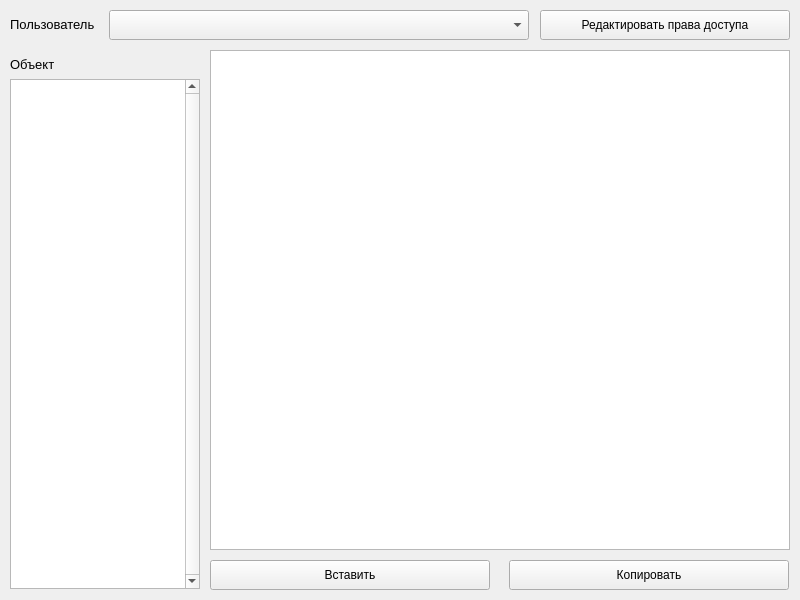
<?xml version="1.0" encoding="UTF-8"?>
<ui version="4.0">
 <class>MainWindow</class>
 <widget class="QMainWindow" name="MainWindow">
  <property name="geometry">
   <rect>
    <x>0</x>
    <y>0</y>
    <width>800</width>
    <height>600</height>
   </rect>
  </property>
  <property name="windowTitle">
   <string>MainWindow</string>
  </property>
  <widget class="QWidget" name="centralwidget">
   <widget class="QStackedWidget" name="stackedWidget">
    <property name="geometry">
     <rect>
      <x>0</x>
      <y>0</y>
      <width>800</width>
      <height>600</height>
     </rect>
    </property>
    <widget class="QWidget" name="page_main">
     <widget class="QComboBox" name="user_box">
      <property name="geometry">
       <rect>
        <x>109</x>
        <y>10</y>
        <width>420</width>
        <height>30</height>
       </rect>
      </property>
     </widget>
     <widget class="QPushButton" name="admin_button">
      <property name="geometry">
       <rect>
        <x>540</x>
        <y>10</y>
        <width>250</width>
        <height>30</height>
       </rect>
      </property>
      <property name="sizePolicy">
       <sizepolicy hsizetype="Minimum" vsizetype="Fixed">
        <horstretch>0</horstretch>
        <verstretch>0</verstretch>
       </sizepolicy>
      </property>
      <property name="text">
       <string>Редактировать права доступа</string>
      </property>
     </widget>
     <widget class="QLabel" name="user_text">
      <property name="geometry">
       <rect>
        <x>10</x>
        <y>10</y>
        <width>100</width>
        <height>30</height>
       </rect>
      </property>
      <property name="sizePolicy">
       <sizepolicy hsizetype="Fixed" vsizetype="Preferred">
        <horstretch>0</horstretch>
        <verstretch>0</verstretch>
       </sizepolicy>
      </property>
      <property name="font">
       <font>
        <pointsize>12</pointsize>
        <weight>75</weight>
        <bold>true</bold>
       </font>
      </property>
      <property name="text">
       <string>&lt;html&gt;&lt;head/&gt;&lt;body&gt;&lt;p&gt;&lt;span style=&quot; font-size:10pt; font-weight:400;&quot;&gt;Пользователь&lt;/span&gt;&lt;/p&gt;&lt;/body&gt;&lt;/html&gt;</string>
      </property>
     </widget>
     <widget class="QListWidget" name="object_list">
      <property name="geometry">
       <rect>
        <x>10</x>
        <y>79</y>
        <width>190</width>
        <height>510</height>
       </rect>
      </property>
      <property name="verticalScrollBarPolicy">
       <enum>Qt::ScrollBarAlwaysOn</enum>
      </property>
      <property name="dragEnabled">
       <bool>false</bool>
      </property>
      <property name="dragDropMode">
       <enum>QAbstractItemView::NoDragDrop</enum>
      </property>
      <property name="movement">
       <enum>QListView::Static</enum>
      </property>
      <property name="layoutMode">
       <enum>QListView::SinglePass</enum>
      </property>
      <property name="selectionRectVisible">
       <bool>false</bool>
      </property>
     </widget>
     <widget class="QLabel" name="object_text">
      <property name="geometry">
       <rect>
        <x>10</x>
        <y>50</y>
        <width>190</width>
        <height>30</height>
       </rect>
      </property>
      <property name="sizePolicy">
       <sizepolicy hsizetype="Fixed" vsizetype="Preferred">
        <horstretch>0</horstretch>
        <verstretch>0</verstretch>
       </sizepolicy>
      </property>
      <property name="font">
       <font>
        <pointsize>12</pointsize>
        <weight>75</weight>
        <bold>true</bold>
       </font>
      </property>
      <property name="text">
       <string>&lt;html&gt;&lt;head/&gt;&lt;body&gt;&lt;p&gt;&lt;span style=&quot; font-size:10pt; font-weight:400;&quot;&gt;Объект&lt;/span&gt;&lt;/p&gt;&lt;/body&gt;&lt;/html&gt;</string>
      </property>
     </widget>
     <widget class="QTextBrowser" name="in_object">
      <property name="geometry">
       <rect>
        <x>210</x>
        <y>50</y>
        <width>580</width>
        <height>500</height>
       </rect>
      </property>
     </widget>
     <widget class="QPushButton" name="copy_button">
      <property name="geometry">
       <rect>
        <x>509</x>
        <y>560</y>
        <width>280</width>
        <height>30</height>
       </rect>
      </property>
      <property name="sizePolicy">
       <sizepolicy hsizetype="Minimum" vsizetype="Fixed">
        <horstretch>0</horstretch>
        <verstretch>0</verstretch>
       </sizepolicy>
      </property>
      <property name="text">
       <string>Копировать</string>
      </property>
     </widget>
     <widget class="QPushButton" name="init_button">
      <property name="geometry">
       <rect>
        <x>210</x>
        <y>560</y>
        <width>280</width>
        <height>30</height>
       </rect>
      </property>
      <property name="sizePolicy">
       <sizepolicy hsizetype="Minimum" vsizetype="Fixed">
        <horstretch>0</horstretch>
        <verstretch>0</verstretch>
       </sizepolicy>
      </property>
      <property name="text">
       <string>Вставить</string>
      </property>
     </widget>
    </widget>
    <widget class="QWidget" name="page_admin">
     <widget class="QWidget" name="gridLayoutWidget">
      <property name="geometry">
       <rect>
        <x>10</x>
        <y>230</y>
        <width>781</width>
        <height>250</height>
       </rect>
      </property>
      <layout class="QGridLayout" name="gridLayout">
       <item row="12" column="1">
        <widget class="QDialogButtonBox" name="user_edit_but">
         <property name="standardButtons">
          <set>QDialogButtonBox::No|QDialogButtonBox::Yes</set>
         </property>
         <property name="centerButtons">
          <bool>true</bool>
         </property>
        </widget>
       </item>
       <item row="5" column="1">
        <widget class="QComboBox" name="priviluss_box"/>
       </item>
       <item row="10" column="1">
        <widget class="QLineEdit" name="user_init"/>
       </item>
       <item row="13" column="0">
        <widget class="QLabel" name="rights_text">
         <property name="sizePolicy">
          <sizepolicy hsizetype="Fixed" vsizetype="Preferred">
           <horstretch>0</horstretch>
           <verstretch>0</verstretch>
          </sizepolicy>
         </property>
         <property name="font">
          <font>
           <pointsize>12</pointsize>
           <weight>75</weight>
           <bold>true</bold>
          </font>
         </property>
         <property name="text">
          <string>&lt;html&gt;&lt;head/&gt;&lt;body&gt;&lt;p&gt;&lt;span style=&quot; font-size:10pt; font-weight:400;&quot;&gt;Права доступа&lt;/span&gt;&lt;/p&gt;&lt;/body&gt;&lt;/html&gt;</string>
         </property>
         <property name="alignment">
          <set>Qt::AlignCenter</set>
         </property>
        </widget>
       </item>
       <item row="3" column="0">
        <widget class="QLabel" name="object_text_2">
         <property name="sizePolicy">
          <sizepolicy hsizetype="Fixed" vsizetype="Preferred">
           <horstretch>0</horstretch>
           <verstretch>0</verstretch>
          </sizepolicy>
         </property>
         <property name="font">
          <font>
           <pointsize>12</pointsize>
           <weight>75</weight>
           <bold>true</bold>
          </font>
         </property>
         <property name="text">
          <string>&lt;html&gt;&lt;head/&gt;&lt;body&gt;&lt;p&gt;&lt;span style=&quot; font-size:10pt; font-weight:400;&quot;&gt;Объект&lt;/span&gt;&lt;/p&gt;&lt;/body&gt;&lt;/html&gt;</string>
         </property>
         <property name="alignment">
          <set>Qt::AlignCenter</set>
         </property>
        </widget>
       </item>
       <item row="10" column="0">
        <widget class="QLineEdit" name="object_init"/>
       </item>
       <item row="11" column="1">
        <widget class="QCheckBox" name="admin_box">
         <property name="text">
          <string>Администратор?</string>
         </property>
        </widget>
       </item>
       <item row="12" column="0">
        <widget class="QDialogButtonBox" name="object_edit_but">
         <property name="standardButtons">
          <set>QDialogButtonBox::No|QDialogButtonBox::Yes</set>
         </property>
         <property name="centerButtons">
          <bool>true</bool>
         </property>
        </widget>
       </item>
       <item row="13" column="1">
        <widget class="QComboBox" name="rights_box"/>
       </item>
       <item row="3" column="1">
        <widget class="QLabel" name="user_text_2">
         <property name="sizePolicy">
          <sizepolicy hsizetype="Fixed" vsizetype="Preferred">
           <horstretch>0</horstretch>
           <verstretch>0</verstretch>
          </sizepolicy>
         </property>
         <property name="font">
          <font>
           <pointsize>12</pointsize>
           <weight>75</weight>
           <bold>true</bold>
          </font>
         </property>
         <property name="text">
          <string>&lt;html&gt;&lt;head/&gt;&lt;body&gt;&lt;p&gt;&lt;span style=&quot; font-size:10pt; font-weight:400;&quot;&gt;Пользователь&lt;/span&gt;&lt;/p&gt;&lt;/body&gt;&lt;/html&gt;</string>
         </property>
         <property name="alignment">
          <set>Qt::AlignCenter</set>
         </property>
        </widget>
       </item>
       <item row="4" column="1">
        <widget class="QComboBox" name="user_box_2"/>
       </item>
       <item row="4" column="0">
        <widget class="QComboBox" name="object_box"/>
       </item>
       <item row="5" column="0">
        <widget class="QComboBox" name="privilobjs_box"/>
       </item>
      </layout>
     </widget>
     <widget class="QPushButton" name="back_button">
      <property name="geometry">
       <rect>
        <x>690</x>
        <y>560</y>
        <width>100</width>
        <height>30</height>
       </rect>
      </property>
      <property name="text">
       <string>Назад</string>
      </property>
     </widget>
    </widget>
   </widget>
  </widget>
 </widget>
 <resources/>
 <connections/>
</ui>
